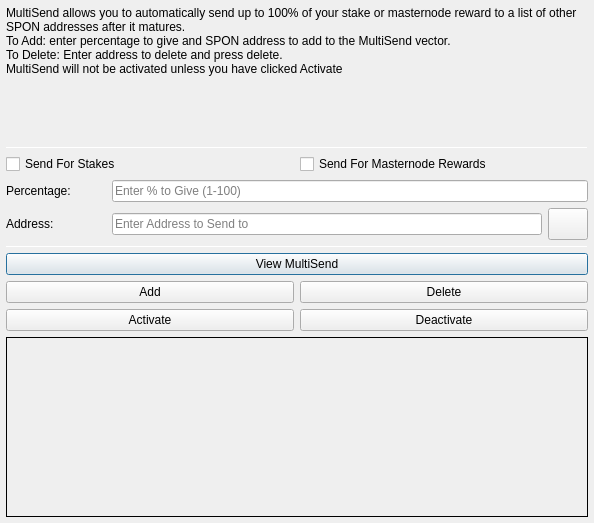
<?xml version="1.0" encoding="UTF-8"?>
<ui version="4.0">
 <class>MultiSendDialog</class>
 <widget class="QDialog" name="MultiSendDialog">
  <property name="windowModality">
   <enum>Qt::NonModal</enum>
  </property>
  <property name="geometry">
   <rect>
    <x>0</x>
    <y>0</y>
    <width>594</width>
    <height>523</height>
   </rect>
  </property>
  <property name="windowTitle">
   <string>MultiSend</string>
  </property>
  <layout class="QVBoxLayout" name="verticalLayout" stretch="0">
   <property name="leftMargin">
    <number>6</number>
   </property>
   <property name="topMargin">
    <number>6</number>
   </property>
   <property name="rightMargin">
    <number>6</number>
   </property>
   <property name="bottomMargin">
    <number>6</number>
   </property>
   <item>
    <layout class="QVBoxLayout" name="verticalLayout_Main" stretch="1,1,1,1,1,1">
     <item>
      <widget class="QLabel" name="label_2">
       <property name="lineWidth">
        <number>1</number>
       </property>
       <property name="text">
        <string>MultiSend allows you to automatically send up to 100% of your stake or masternode reward to a list of other SPON addresses after it matures.
To Add: enter percentage to give and SPON address to add to the MultiSend vector.
To Delete: Enter address to delete and press delete.
MultiSend will not be activated unless you have clicked Activate</string>
       </property>
       <property name="alignment">
        <set>Qt::AlignLeading|Qt::AlignLeft|Qt::AlignTop</set>
       </property>
       <property name="wordWrap">
        <bool>true</bool>
       </property>
      </widget>
     </item>
     <item>
      <widget class="Line" name="line">
       <property name="minimumSize">
        <size>
         <width>0</width>
         <height>1</height>
        </size>
       </property>
       <property name="maximumSize">
        <size>
         <width>16777215</width>
         <height>1</height>
        </size>
       </property>
       <property name="orientation">
        <enum>Qt::Horizontal</enum>
       </property>
      </widget>
     </item>
     <item>
      <layout class="QVBoxLayout" name="verticalLayout_Settings">
       <item>
        <layout class="QHBoxLayout" name="horizontalLayout">
         <item>
          <widget class="QCheckBox" name="multiSendStakeCheckBox">
           <property name="text">
            <string>Send For Stakes</string>
           </property>
          </widget>
         </item>
         <item>
          <widget class="QCheckBox" name="multiSendMasternodeCheckBox">
           <property name="text">
            <string>Send For Masternode Rewards</string>
           </property>
          </widget>
         </item>
        </layout>
       </item>
       <item>
        <layout class="QHBoxLayout" name="horizontalLayout_6">
         <item>
          <widget class="QLabel" name="label">
           <property name="minimumSize">
            <size>
             <width>100</width>
             <height>0</height>
            </size>
           </property>
           <property name="toolTip">
            <string>Percentage of stake to send</string>
           </property>
           <property name="text">
            <string>Percentage:</string>
           </property>
          </widget>
         </item>
         <item>
          <widget class="QLineEdit" name="multiSendPercentEdit">
           <property name="toolTip">
            <string>Enter whole numbers 1 - 100</string>
           </property>
           <property name="placeholderText">
            <string>Enter % to Give (1-100)</string>
           </property>
          </widget>
         </item>
        </layout>
       </item>
       <item>
        <layout class="QHBoxLayout" name="horizontalLayout_7">
         <item>
          <widget class="QLabel" name="label_5">
           <property name="minimumSize">
            <size>
             <width>100</width>
             <height>0</height>
            </size>
           </property>
           <property name="toolTip">
            <string>Address to send portion of stake to</string>
           </property>
           <property name="text">
            <string>Address:</string>
           </property>
          </widget>
         </item>
         <item>
          <widget class="QLineEdit" name="multiSendAddressEdit">
           <property name="toolTip">
            <string/>
           </property>
           <property name="placeholderText">
            <string>Enter Address to Send to</string>
           </property>
          </widget>
         </item>
         <item>
          <widget class="QPushButton" name="addressBookButton">
           <property name="maximumSize">
            <size>
             <width>16777215</width>
             <height>32</height>
            </size>
           </property>
           <property name="toolTip">
            <string>Choose an address from the address book</string>
           </property>
           <property name="text">
            <string/>
           </property>
           <property name="icon">
            <iconset resource="../sponsercoin.qrc">
             <normaloff>:/icons/address-book</normaloff>:/icons/address-book</iconset>
           </property>
           <property name="shortcut">
            <string>Alt+A</string>
           </property>
           <property name="autoDefault">
            <bool>false</bool>
           </property>
          </widget>
         </item>
        </layout>
       </item>
      </layout>
     </item>
     <item>
      <widget class="Line" name="line_2">
       <property name="minimumSize">
        <size>
         <width>0</width>
         <height>1</height>
        </size>
       </property>
       <property name="maximumSize">
        <size>
         <width>16777215</width>
         <height>1</height>
        </size>
       </property>
       <property name="orientation">
        <enum>Qt::Horizontal</enum>
       </property>
      </widget>
     </item>
     <item>
      <layout class="QVBoxLayout" name="verticalLayout_Buttons">
       <item>
        <layout class="QHBoxLayout" name="horizontalLayout_4">
         <item>
          <widget class="QPushButton" name="viewButton">
           <property name="toolTip">
            <string/>
           </property>
           <property name="statusTip">
            <string>View MultiSend Vector</string>
           </property>
           <property name="text">
            <string>View MultiSend</string>
           </property>
          </widget>
         </item>
        </layout>
       </item>
       <item>
        <layout class="QHBoxLayout" name="horizontalLayout_2">
         <item>
          <widget class="QPushButton" name="addButton">
           <property name="toolTip">
            <string/>
           </property>
           <property name="statusTip">
            <string>Add to MultiSend Vector</string>
           </property>
           <property name="text">
            <string>Add</string>
           </property>
          </widget>
         </item>
         <item>
          <widget class="QPushButton" name="deleteButton">
           <property name="toolTip">
            <string/>
           </property>
           <property name="statusTip">
            <string>Delete Address From MultiSend Vector</string>
           </property>
           <property name="text">
            <string>Delete</string>
           </property>
          </widget>
         </item>
        </layout>
       </item>
       <item>
        <layout class="QHBoxLayout" name="horizontalLayout_5">
         <item>
          <widget class="QPushButton" name="activateButton">
           <property name="statusTip">
            <string>Activate MultiSend</string>
           </property>
           <property name="text">
            <string>Activate</string>
           </property>
          </widget>
         </item>
         <item>
          <widget class="QPushButton" name="disableButton">
           <property name="statusTip">
            <string>Deactivate MultiSend</string>
           </property>
           <property name="text">
            <string>Deactivate</string>
           </property>
          </widget>
         </item>
        </layout>
       </item>
      </layout>
     </item>
     <item>
      <widget class="QLabel" name="message">
       <property name="minimumSize">
        <size>
         <width>0</width>
         <height>180</height>
        </size>
       </property>
       <property name="frameShape">
        <enum>QFrame::Panel</enum>
       </property>
       <property name="frameShadow">
        <enum>QFrame::Plain</enum>
       </property>
       <property name="lineWidth">
        <number>1</number>
       </property>
       <property name="midLineWidth">
        <number>1</number>
       </property>
       <property name="text">
        <string/>
       </property>
       <property name="alignment">
        <set>Qt::AlignLeading|Qt::AlignLeft|Qt::AlignTop</set>
       </property>
       <property name="wordWrap">
        <bool>true</bool>
       </property>
      </widget>
     </item>
    </layout>
   </item>
  </layout>
 </widget>
 <resources>
  <include location="../sponsercoin.qrc"/>
 </resources>
 <connections/>
</ui>
